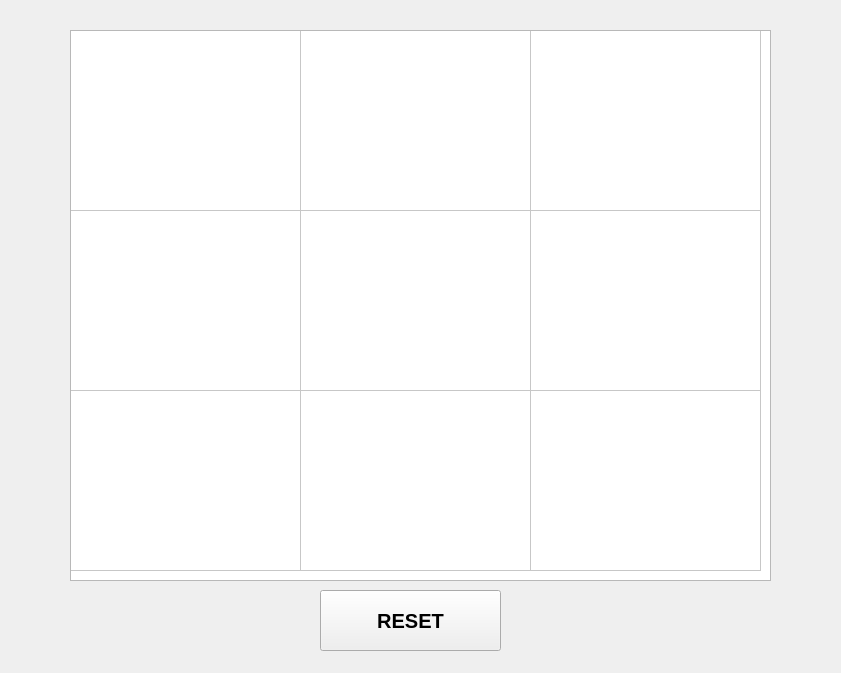
<?xml version="1.0" encoding="UTF-8"?>
<ui version="4.0">
 <class>Tic_Tac_ToeClass</class>
 <widget class="QMainWindow" name="Tic_Tac_ToeClass">
  <property name="geometry">
   <rect>
    <x>0</x>
    <y>0</y>
    <width>841</width>
    <height>673</height>
   </rect>
  </property>
  <property name="windowTitle">
   <string>Tic_Tac_Toe</string>
  </property>
  <widget class="QWidget" name="centralWidget">
   <widget class="QTableWidget" name="tbl_grid">
    <property name="geometry">
     <rect>
      <x>70</x>
      <y>30</y>
      <width>701</width>
      <height>551</height>
     </rect>
    </property>
    <property name="showGrid">
     <bool>true</bool>
    </property>
    <property name="rowCount">
     <number>3</number>
    </property>
    <property name="columnCount">
     <number>3</number>
    </property>
    <attribute name="horizontalHeaderVisible">
     <bool>false</bool>
    </attribute>
    <attribute name="horizontalHeaderDefaultSectionSize">
     <number>230</number>
    </attribute>
    <attribute name="verticalHeaderVisible">
     <bool>false</bool>
    </attribute>
    <attribute name="verticalHeaderDefaultSectionSize">
     <number>180</number>
    </attribute>
    <row/>
    <row/>
    <row/>
    <column/>
    <column/>
    <column/>
   </widget>
   <widget class="QPushButton" name="btn_reset">
    <property name="geometry">
     <rect>
      <x>320</x>
      <y>590</y>
      <width>181</width>
      <height>61</height>
     </rect>
    </property>
    <property name="font">
     <font>
      <pointsize>15</pointsize>
      <bold>true</bold>
     </font>
    </property>
    <property name="text">
     <string>RESET</string>
    </property>
   </widget>
  </widget>
 </widget>
 <layoutdefault spacing="6" margin="11"/>
 <resources>
  <include location="Tic_Tac_Toe.qrc"/>
 </resources>
 <connections/>
</ui>
